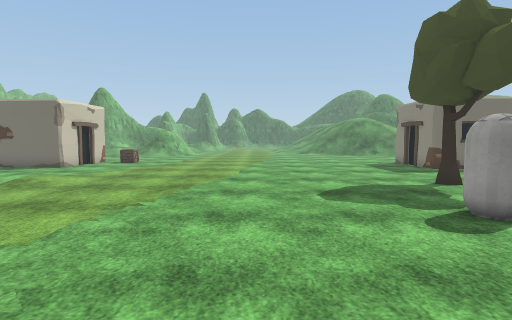
[1] (above)

24 first-person views from a walk through a Unity game level. The camera is 1.4 m above the floor, tilts 4° down and sees 80° across. The floor is counted in squares, 1 m on a side. Each view is taken from the middle of a square. On the plan, view 1 faces up. The plan holds only what a view shows up to about 14 squares ahead; the rest is blank. The place goes on beyond the plan. The player is left out. Some surface patterns are stand-ins.

[2]
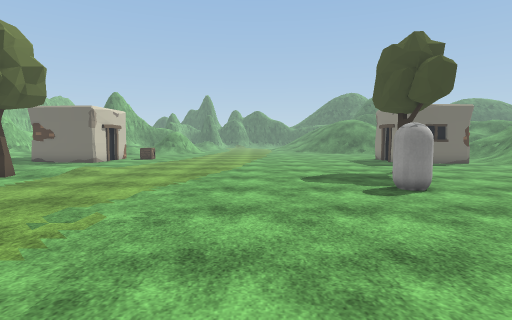

[3]
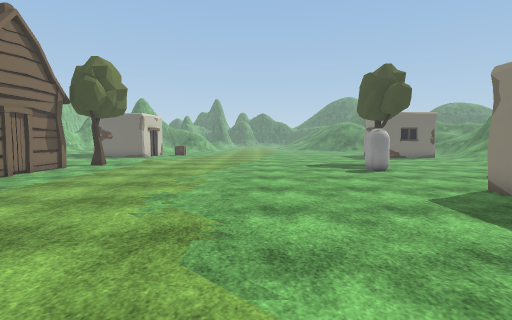

[4]
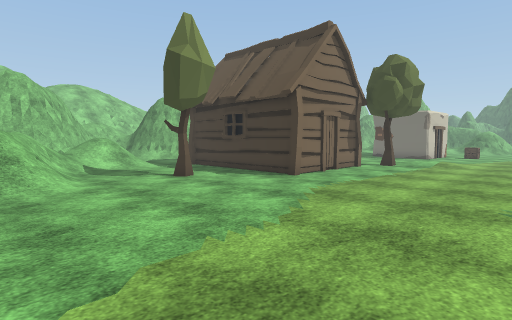

[5]
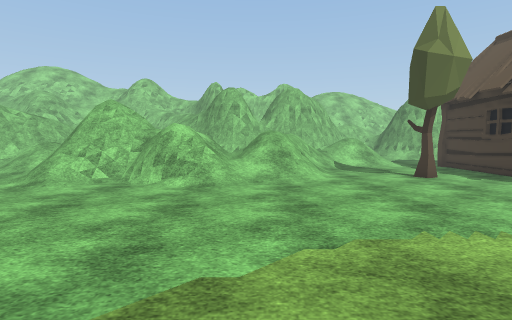

[6]
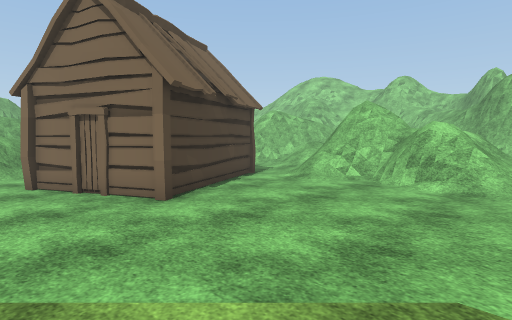

[7]
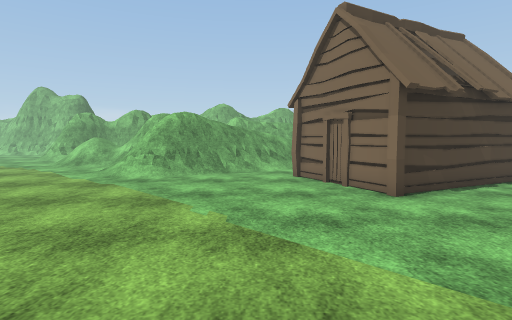

[8]
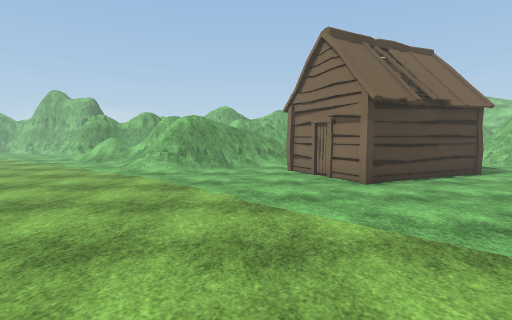

[9]
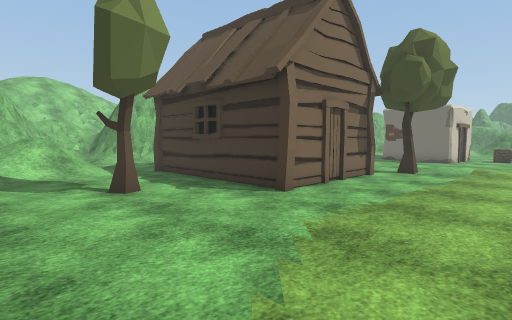

[10]
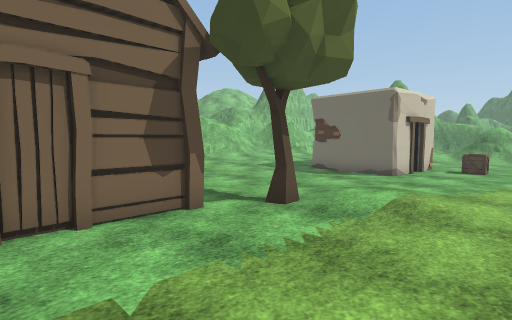

[11]
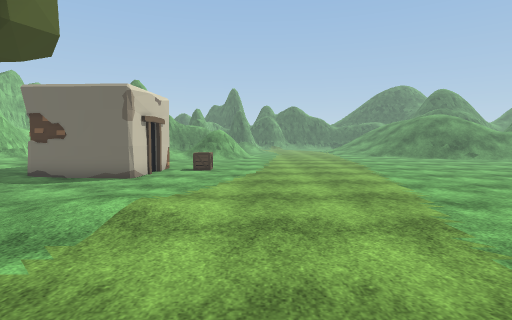

[12]
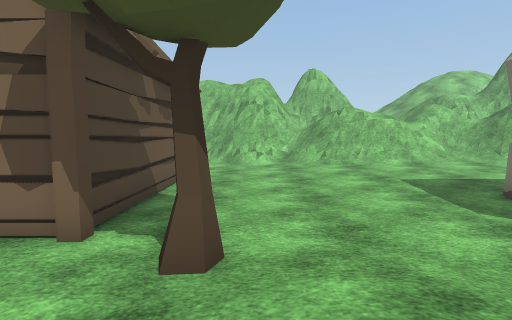

[13]
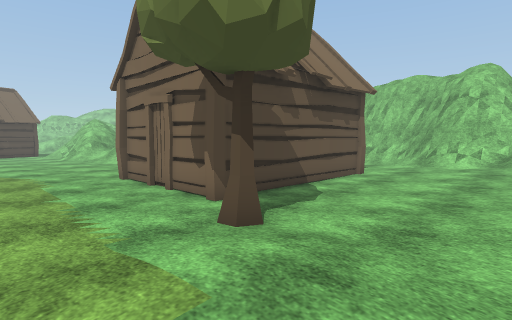

[14]
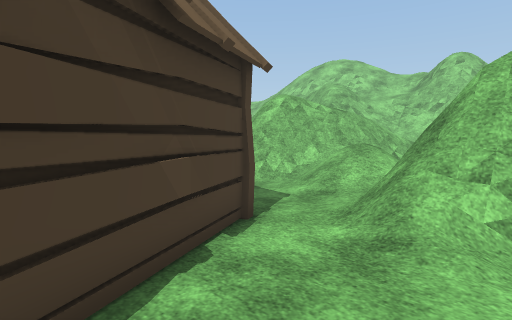

[15]
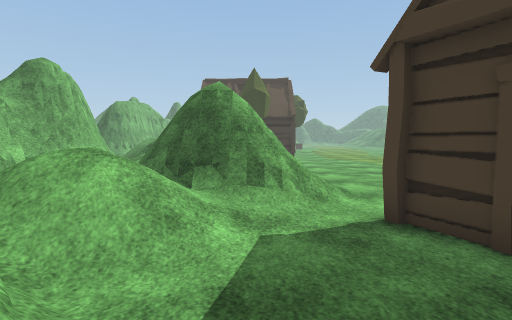

[16]
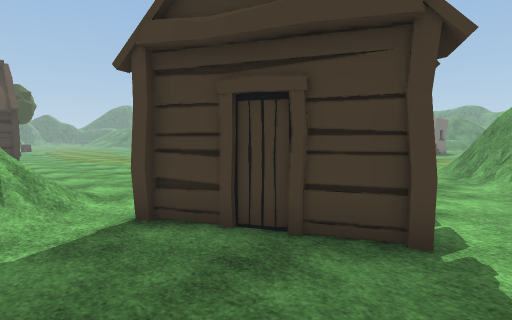

[17]
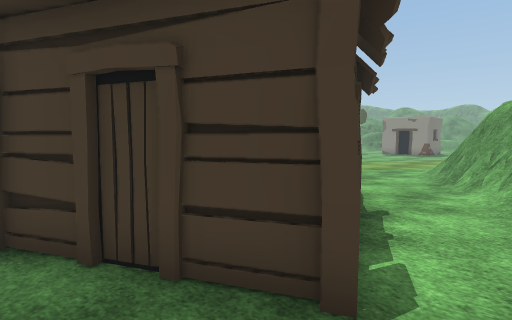

[18]
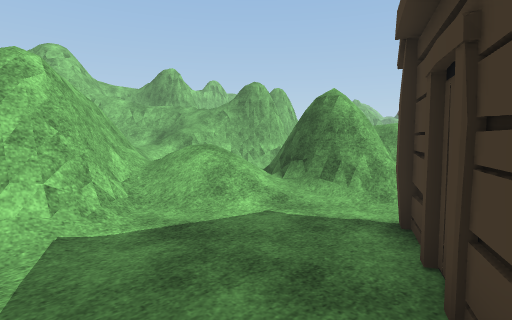

[19]
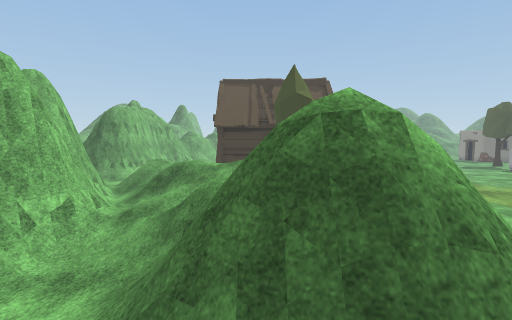

[20]
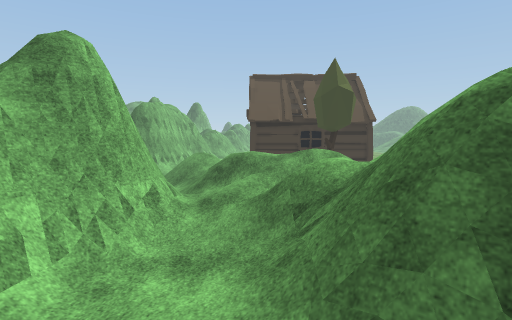

[21]
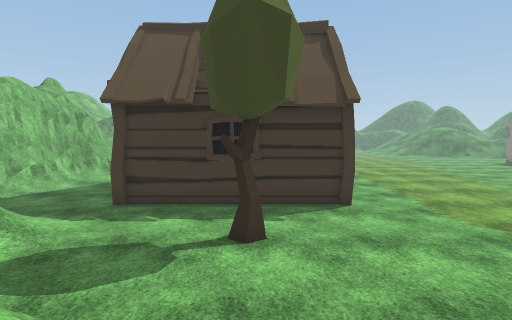

[22]
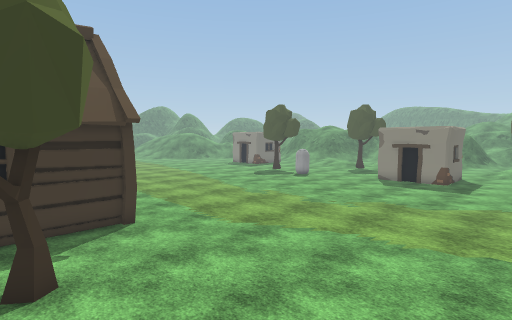

[23]
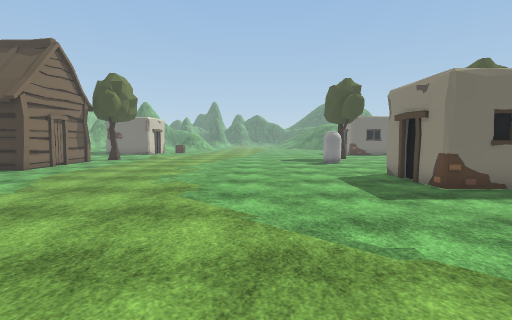

[24]
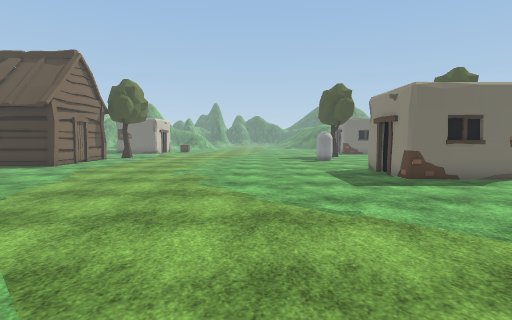

### Floor plan
Key: @ floor where view 1 was taken; # wall or solid block; x gap in a wall; . main floor; : floor 0.25 m higher than the main floor; + floor 0.5 m higher than the main floor; * floor 1.5 m higher than the main floor; % floor 1.75 m higher than the main floor; / step, stairs or slope; = window, fence, low wall or low ledge; v drop or lower ground; C capsule; T tree; H hut; R crate; O other object.
Columns run from 20 left of view 1 to 5 right of it. Each row starts with its distance up from view 1.
 18 =/+::      #RR............
 17 //+:::     #..............
 16 ==+:::.    O..............
 15 ==::::.O####.............
 14 #=::::....................
 13 #/:::.....................
 12 #/:::.....................
 11 /:::........:.............
 10 ::::.......:::............
  9 /::.........:.............
  8 /:........TT..............
  7 :.........................
  6 ...HHHHHHHH.............CC
  5 .. H      H.............CC
  4 .. H      H...............
  3 ...H      H...............
  2 ...H      H...............
  1 ...HHHHHHHH...............
  0 ....................@....#
 -1  //......................O
 -2  //....T.................O
 -3 ///......................#
 -4 ////......................
 -5 //////....................
 -6 ////////..................
 -7 =+///////.................
 -8 ##///////.................
 -9 #=////////................
-10 #=//// /=/...............
-11 #////*%#=/..............
-12 =/./=% ==................
-13 =../##=#=.................
-14 =../####=/................
-15     =####/...HHH..........
-16 O   /////..HH  H..........
-17 == ////..HH     H.........
-18 /v=////...H     HH........
-19  x===/....HH  HH..../==O/.
-20   ####/....HHH...../====
-21     ##=....H...../===#==
-22      #=........//=

Positions as (right, up) in squares from view 1, and headings:
1: (0, 0), facing up
2: (0, -3), facing up
3: (-1, -8), facing up
4: (-3, -8), facing up-left
5: (-2, -8), facing left
6: (-2, -8), facing down-left
7: (-2, -7), facing down
8: (-2, -5), facing down
9: (-5, -5), facing up-left
10: (-5, 3), facing up-left
11: (-5, 4), facing up
12: (-6, 9), facing left
13: (-6, 12), facing down-left
14: (-7, -13), facing down-left
15: (-13, -22), facing up
16: (-13, -22), facing up-right
17: (-11, -22), facing up-right
18: (-9, -22), facing up-left
19: (-15, -17), facing up
20: (-17, -17), facing up
21: (-13, -8), facing up
22: (-14, -8), facing up-right
23: (0, -12), facing up
24: (0, -14), facing up
